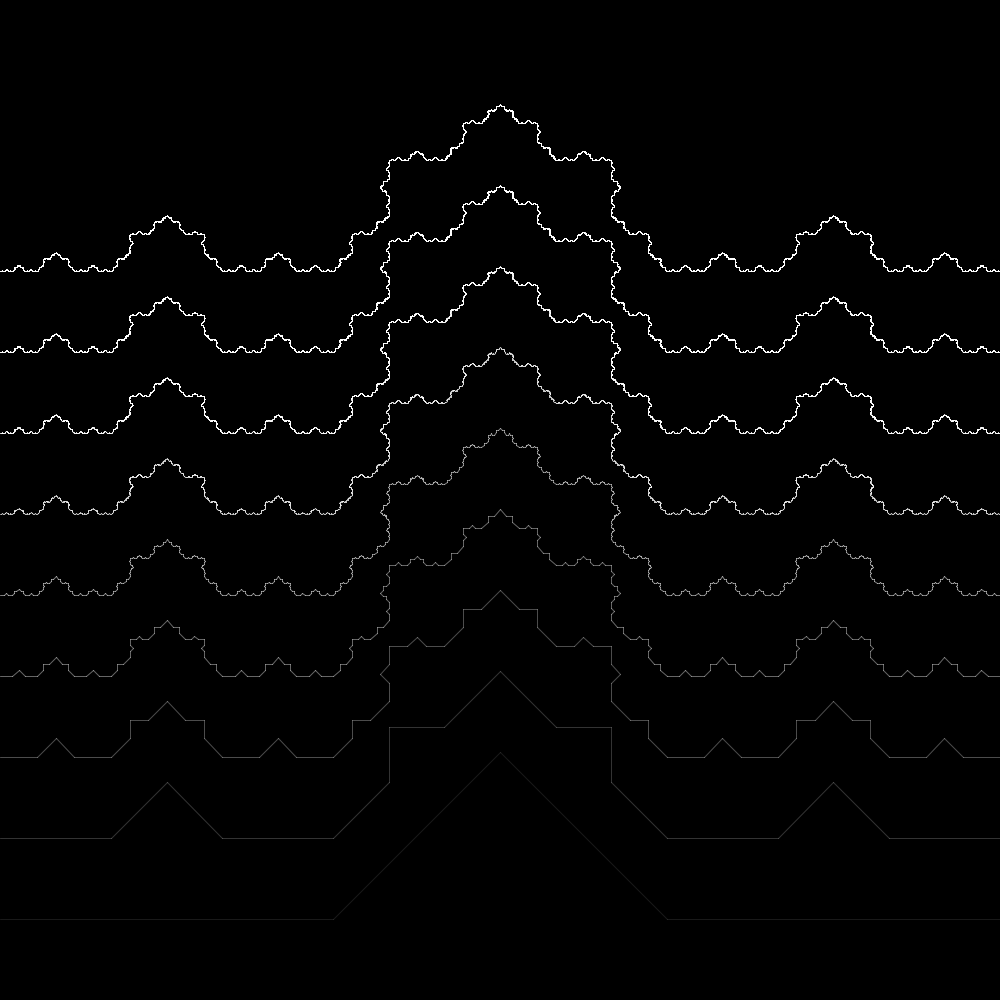
Frame 1 (no input)
Frame 60 (the mouse pressed at the canvas centre just before this capture): identical to frame 1, image omitted
Frame 120 (the mouse held since frame 60 and released just before this capture): identical to frame 1, image omitted

The Processing sketch that drew this single still picture (run headless with seeded random() and noise(); from frame 60 on, the mouse is pressed at the canvas centre):

// Processing sketch: snowflake
// ── snowflake.pde
int iterations = 10;
int i = 0;
float[] points_x = { 0f, 1000f }, 
  points_y = { 0f, 0f };
float step = 80.0;
float r3o2 = sqrt(3.0)/2.0;

void setup() {
  //build screen
  size(1000, 1000);
  fill(color(0, 0, 0), 255);
  rect(0, 0, width, height);
}

void draw() {
  while (++i<iterations) {
    //increase opacity
    stroke(color(255, 255, 255), (i*255)/iterations);

    //store a temp copy of points
    float[] temp_x = points_x;
    float[] temp_y = points_y;
    arrayCopy(points_x, temp_x);
    arrayCopy(points_y, temp_y);
    //set new points length
    points_x = new float[((temp_x.length-1)*4)+1];
    points_y= new float[((temp_x.length-1)*4)+1];

    for (int i=0; i<temp_x.length-1; i++) {
      //preserve existing points points
      //println(i+", "+i*4+", "+points_x.length+", "+temp_x.length);
      points_x[i*4] = temp_x[i];
      points_y[i*4] = temp_y[i] + step;

      //calculate new points
      if (points_x.length>(i*4)) {
        float dx = (temp_x[i+1]-temp_x[i]);
        float dy = (temp_y[i+1]-temp_y[i]);

        float dxo3 = dx/3;
        float dyo3 = dy/3;
        
        float a = dy/dx;
        float theta = atan(a);
        //float r = sqrt(pow(dxo3, 2)+pow(dyo3, 2))*r3o2; //equelateral
        float r = sqrt(pow(dxo3, 2)+pow(dyo3, 2))/2; //right-angled isosolese

        points_x[(i*4)+1] = temp_x[i]+dxo3;
        points_y[(i*4)+1] = temp_y[i]+dyo3 + step;
        
        //the +0,+5 needs to be replaced with the top of an equilateral triangle
        points_x[(i*4)+2] = temp_x[i]+(dx/2) + (r*cos(theta+(PI/2)));
        points_y[(i*4)+2] = temp_y[i]+(dy/2) + (r*sin(theta+(PI/2))) + step;

        points_x[(i*4)+3] = temp_x[i]+(2*dxo3);
        points_y[(i*4)+3] = temp_y[i]+(2*dyo3) + step;
      }
    }

    //add last position
    points_x[points_x.length-1] = temp_x[temp_x.length-1];
    points_y[points_x.length-1] = temp_y[temp_x.length-1] + step;

    //draw iteration , starting 1px higher
    for (int j=0; j<points_x.length-1; j++) {
      line(round(points_x[j]), (height-i)-round(points_y[j]), round(points_x[j+1]), (height-i)-round(points_y[j+1]));
    }
  }
}
